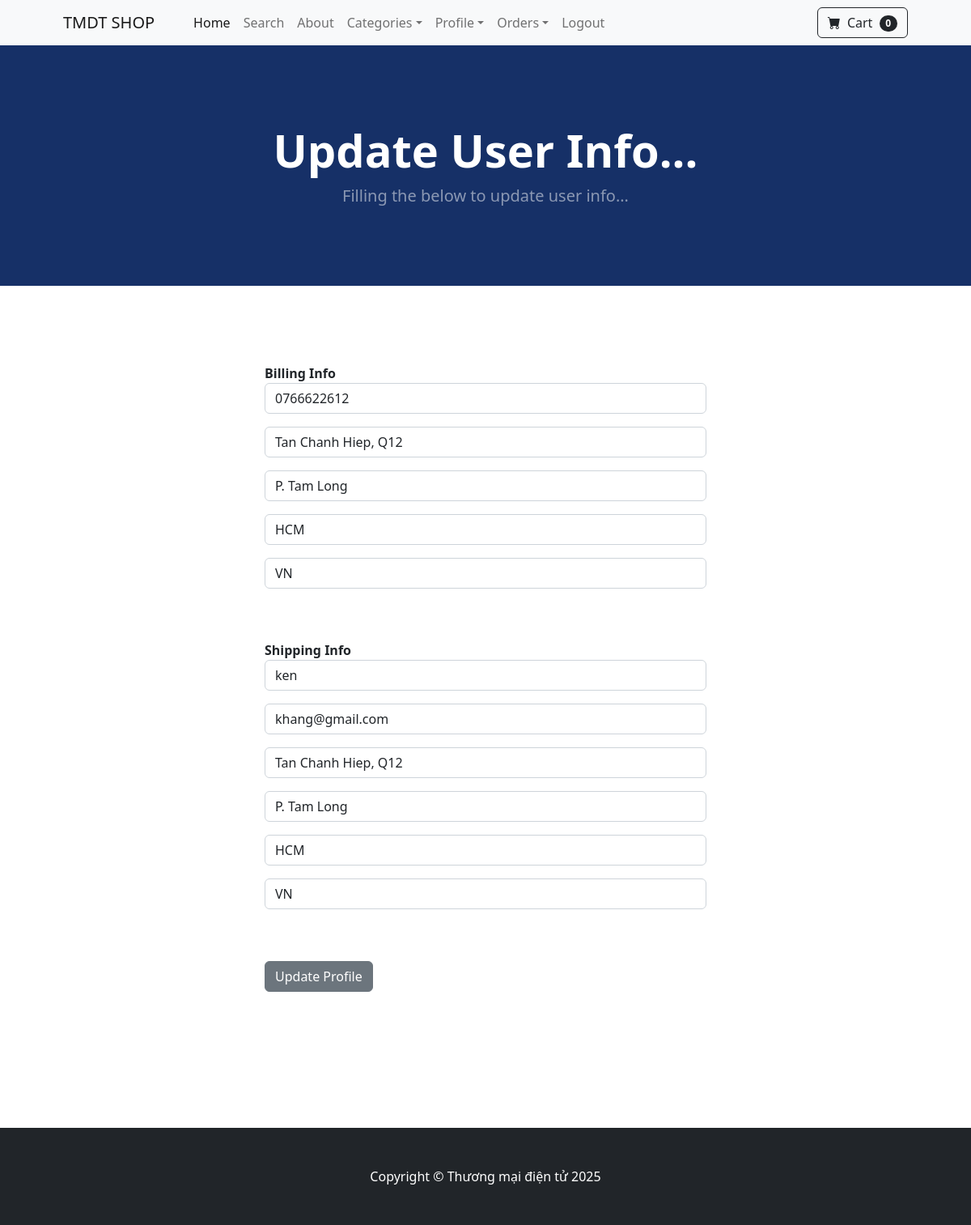
The page /update_info/ (signed in) on the database its author committed.
### store/models.py (models this page shows, shortened)
class Profile(models.Model):
    user = models.OneToOneField(User, on_delete=models.CASCADE)
    date_modifed = models.DateTimeField(User, auto_now=True)
    phone = models.CharField(max_length=20, blank=True)
    address1 = models.CharField(max_length=200, blank=True)
    address2 = models.CharField(max_length=200, blank=True)
    city = models.CharField(max_length=200, blank=True)
    country = models.CharField(max_length=200, blank=True)
    old_cart = models.CharField(max_length=200, blank=True, null=True)

### payment/models.py (models this page shows, shortened)
class ShippingAddress(models.Model):
    user = models.ForeignKey(User, on_delete=models.CASCADE, null=True, blank=True)
    shipping_full_name = models.CharField(max_length=255)
    shipping_email = models.CharField(max_length=255)
    shipping_address1 = models.CharField(max_length=255)
    shipping_address2 = models.CharField(max_length=255, null=True, blank=True)
    shipping_city = models.CharField(max_length=255)
    shipping_country = models.CharField(max_length=255)
    class Meta:
        verbose_name_plural = "Shipping Address"

### store/views.py (the view)
# urls.py: path('update_info/', views.update_info, name='update_info'),
def update_info(request):
    if request.user.is_authenticated:
        current_user = Profile.objects.get(user__id=request.user.id)
        shipping_user = ShippingAddress.objects.get(user__id=request.user.id)
        form = UserInfoForm(request.POST or None, instance=current_user)
        shipping_form = ShippingForm(request.POST or None, instance=shipping_user)
        if form.is_valid() or shipping_form.is_valid():
            form.save()
            shipping_form.save()
            messages.success(request, "Updated Profile Successfully!!")
            return redirect('home')
        return render(request, "update_info.html", {'form': form, 'shipping_form':shipping_form})
    else:
        messages.success(request, "You Must Be Logged In to Change!!")
        return redirect('home')

### store/forms.py
class UserInfoForm(forms.ModelForm):
    phone = forms.CharField(label="", widget=forms.TextInput(attrs={'class':'form-control', 'placeholder':'Phone'}), required=False)
    address1 = forms.CharField(label="", widget=forms.TextInput(attrs={'class':'form-control', 'placeholder':'Address 1'}), required=False)
    address2 = forms.CharField(label="", widget=forms.TextInput(attrs={'class':'form-control', 'placeholder':'Address 2'}), required=False)
    city = forms.CharField(label="", widget=forms.TextInput(attrs={'class':'form-control', 'placeholder':'City'}), required=False)
    country = forms.CharField(label="", widget=forms.TextInput(attrs={'class':'form-control', 'placeholder':'Country'}), required=False)
    class Meta:
        model = Profile
        fields = ('phone', 'address1', 'address2', 'city', 'country')

### payment/forms.py
class ShippingForm(forms.ModelForm):
    shipping_full_name = forms.CharField(label="", widget=forms.TextInput(attrs={'class':'form-control', 'placeholder':'Full Name'}), required=True)
    shipping_email = forms.CharField(label="", widget=forms.TextInput(attrs={'class':'form-control', 'placeholder':'Email Address'}), required=True)
    shipping_address1 = forms.CharField(label="", widget=forms.TextInput(attrs={'class':'form-control', 'placeholder':'Address1'}), required=True)
    shipping_address2 = forms.CharField(label="", widget=forms.TextInput(attrs={'class':'form-control', 'placeholder':'Address2'}), required=False)
    shipping_city = forms.CharField(label="", widget=forms.TextInput(attrs={'class':'form-control', 'placeholder':'City'}), required=True)
    shipping_country = forms.CharField(label="", widget=forms.TextInput(attrs={'class':'form-control', 'placeholder':'Country'}), required=True)
    class Meta:
        model = ShippingAddress
        fields = ['shipping_full_name','shipping_email','shipping_address1','shipping_address2','shipping_city','shipping_country']
        exclude = ['user',]

### cart/cart.py (called while the page is built)
    def __len__(self):
        return len(self.cart)

### cart/context_processors.py (called while the page is built)
def cart(request):
    return {'cart':Cart(request)}

### store/templates/update_info.html (shortened to what this page needs)
{% extends 'base.html' %}
{% block content %}
<header class="py-5" style="background-color: #163067;">
    <div class="container px-4 px-lg-5 my-5">
        <div class="text-center text-white">
            <h1 class="display-4 fw-bolder">Update User Info...</h1>
            <p class="lead fw-normal text-white-50 mb-0">Filling the below to update user info...</p>
        </div>
    </div>
</header>
<div class="container">
    <div class="row">
            <div class="col-md-6 offset-md-3">
                <br><br>
                <br><br>
                <strong>
                    Billing Info
                </strong>
                <form method="POST" action="{% url 'update_info' %}">
                    {{ form.as_p }}
                    <br><br>
                    <strong>Shipping Info</strong>
                    {{ shipping_form.as_p }}
                    <br><br>
                    <button type="submit" class="btn btn-secondary">Update Profile</button>
                </form>
                <br>
                <br><br>
                <br><br>
                <br><br>
            </div>
    </div>
</div>
{% endblock %}

### rows shown on the page
Profile: phone "0766622612", address1 "Tan Chanh Hiep, Q12", address2 "P. Tam Long", city "HCM", country "VN"
ShippingAddress: shipping_full_name "ken", shipping_email "khang@gmail.com", shipping_address1 "Tan Chanh Hiep, Q12", shipping_address2 "P. Tam Long", shipping_city "HCM", shipping_country "VN"

### other values the page prints
{{ cart|length }} "0"
